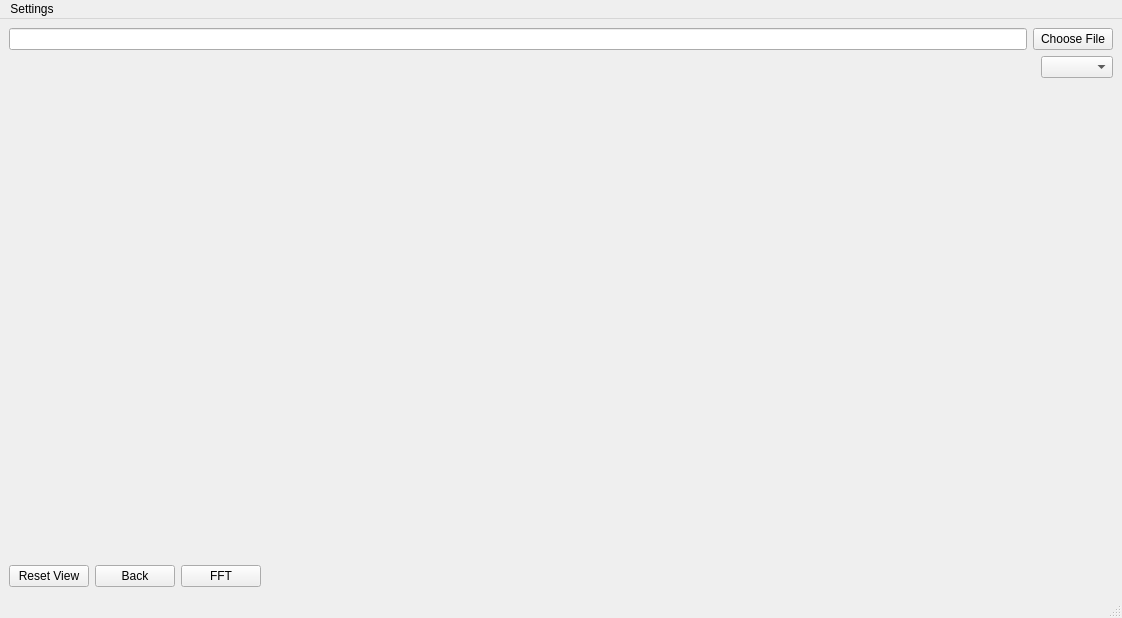
<?xml version="1.0" encoding="UTF-8"?>
<ui version="4.0">
 <class>MainWindow</class>
 <widget class="QMainWindow" name="MainWindow">
  <property name="geometry">
   <rect>
    <x>0</x>
    <y>0</y>
    <width>1122</width>
    <height>618</height>
   </rect>
  </property>
  <property name="windowTitle">
   <string>Sigviewer</string>
  </property>
  <widget class="QWidget" name="centralwidget">
   <layout class="QVBoxLayout" name="verticalLayout">
    <item>
     <layout class="QHBoxLayout" name="horizontalLayout">
      <item>
       <widget class="QLineEdit" name="filePath"/>
      </item>
      <item>
       <widget class="QPushButton" name="chooseFileButton">
        <property name="text">
         <string>Choose File</string>
        </property>
       </widget>
      </item>
     </layout>
    </item>
    <item>
     <layout class="QHBoxLayout" name="horizontalLayout_2">
      <item>
       <spacer name="horizontalSpacer">
        <property name="orientation">
         <enum>Qt::Horizontal</enum>
        </property>
        <property name="sizeHint" stdset="0">
         <size>
          <width>40</width>
          <height>20</height>
         </size>
        </property>
       </spacer>
      </item>
      <item>
       <widget class="QComboBox" name="viewTypeSelect"/>
      </item>
     </layout>
    </item>
    <item>
     <widget class="SignalViewWidget" name="widget" native="true">
      <property name="sizePolicy">
       <sizepolicy hsizetype="Preferred" vsizetype="Expanding">
        <horstretch>0</horstretch>
        <verstretch>0</verstretch>
       </sizepolicy>
      </property>
     </widget>
    </item>
    <item>
     <layout class="QHBoxLayout" name="horizontalLayout_3">
      <item>
       <widget class="QPushButton" name="resetViewButton">
        <property name="text">
         <string>Reset View</string>
        </property>
       </widget>
      </item>
      <item>
       <widget class="QPushButton" name="backButton">
        <property name="text">
         <string>Back</string>
        </property>
       </widget>
      </item>
      <item>
       <widget class="QPushButton" name="fftButton">
        <property name="text">
         <string>FFT</string>
        </property>
       </widget>
      </item>
      <item>
       <spacer name="horizontalSpacer_2">
        <property name="orientation">
         <enum>Qt::Horizontal</enum>
        </property>
        <property name="sizeHint" stdset="0">
         <size>
          <width>40</width>
          <height>20</height>
         </size>
        </property>
       </spacer>
      </item>
     </layout>
    </item>
   </layout>
  </widget>
  <widget class="QMenuBar" name="menubar">
   <property name="geometry">
    <rect>
     <x>0</x>
     <y>0</y>
     <width>1122</width>
     <height>23</height>
    </rect>
   </property>
   <widget class="QMenu" name="menuSettings">
    <property name="title">
     <string>Settings</string>
    </property>
    <addaction name="actionPreferences"/>
   </widget>
   <addaction name="menuSettings"/>
  </widget>
  <widget class="QStatusBar" name="statusbar"/>
  <action name="actionPreferences">
   <property name="text">
    <string>Preferences</string>
   </property>
  </action>
 </widget>
 <customwidgets>
  <customwidget>
   <class>SignalViewWidget</class>
   <extends>QWidget</extends>
   <header>signalviewwidget.h</header>
   <container>1</container>
  </customwidget>
 </customwidgets>
 <resources/>
 <connections/>
</ui>
